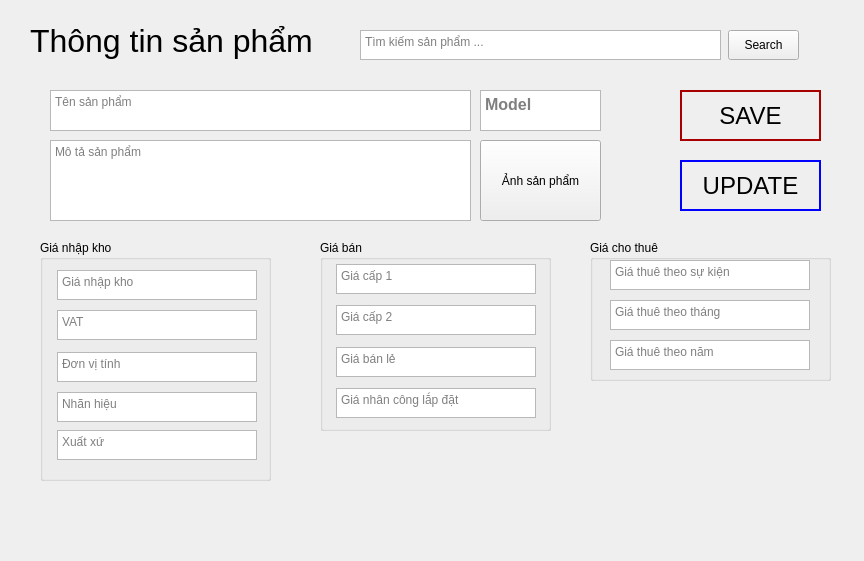
<?xml version="1.0" encoding="UTF-8"?>
<ui version="4.0">
 <class>SanPhamMoi</class>
 <widget class="QMainWindow" name="SanPhamMoi">
  <property name="geometry">
   <rect>
    <x>0</x>
    <y>0</y>
    <width>864</width>
    <height>561</height>
   </rect>
  </property>
  <property name="windowTitle">
   <string>MainWindow</string>
  </property>
  <property name="styleSheet">
   <string notr="true"/>
  </property>
  <widget class="QWidget" name="centralwidget">
   <widget class="QLabel" name="label">
    <property name="geometry">
     <rect>
      <x>30</x>
      <y>10</y>
      <width>301</width>
      <height>61</height>
     </rect>
    </property>
    <property name="font">
     <font>
      <pointsize>24</pointsize>
     </font>
    </property>
    <property name="text">
     <string>Thông tin sản phẩm</string>
    </property>
   </widget>
   <widget class="QTextEdit" name="txt_ten_sp">
    <property name="geometry">
     <rect>
      <x>50</x>
      <y>90</y>
      <width>421</width>
      <height>41</height>
     </rect>
    </property>
    <property name="placeholderText">
     <string>Tên sản phẩm</string>
    </property>
   </widget>
   <widget class="QPushButton" name="but_upload_image">
    <property name="geometry">
     <rect>
      <x>480</x>
      <y>140</y>
      <width>121</width>
      <height>81</height>
     </rect>
    </property>
    <property name="text">
     <string>Ảnh sản phẩm</string>
    </property>
   </widget>
   <widget class="QTextEdit" name="txt_search">
    <property name="geometry">
     <rect>
      <x>360</x>
      <y>30</y>
      <width>361</width>
      <height>30</height>
     </rect>
    </property>
    <property name="placeholderText">
     <string>Tìm kiếm sản phẩm ...</string>
    </property>
   </widget>
   <widget class="QPushButton" name="but_search">
    <property name="geometry">
     <rect>
      <x>728</x>
      <y>30</y>
      <width>71</width>
      <height>30</height>
     </rect>
    </property>
    <property name="text">
     <string>Search</string>
    </property>
   </widget>
   <widget class="QPushButton" name="but_save">
    <property name="geometry">
     <rect>
      <x>680</x>
      <y>90</y>
      <width>141</width>
      <height>51</height>
     </rect>
    </property>
    <property name="font">
     <font>
      <pointsize>18</pointsize>
     </font>
    </property>
    <property name="styleSheet">
     <string notr="true">border: 2px solid black;
border-color: rgb(168, 0, 0);</string>
    </property>
    <property name="text">
     <string>SAVE</string>
    </property>
   </widget>
   <widget class="QLabel" name="label_noti">
    <property name="geometry">
     <rect>
      <x>320</x>
      <y>460</y>
      <width>481</width>
      <height>31</height>
     </rect>
    </property>
    <property name="font">
     <font>
      <pointsize>12</pointsize>
      <bold>true</bold>
     </font>
    </property>
    <property name="text">
     <string/>
    </property>
   </widget>
   <widget class="QGroupBox" name="groupBox">
    <property name="geometry">
     <rect>
      <x>590</x>
      <y>240</y>
      <width>241</width>
      <height>141</height>
     </rect>
    </property>
    <property name="title">
     <string>Giá cho thuê</string>
    </property>
    <widget class="QTextEdit" name="txt_gia_thue_thang">
     <property name="geometry">
      <rect>
       <x>20</x>
       <y>60</y>
       <width>200</width>
       <height>30</height>
      </rect>
     </property>
     <property name="placeholderText">
      <string>Giá thuê theo tháng</string>
     </property>
    </widget>
    <widget class="QTextEdit" name="txt_gia_thue_ngay">
     <property name="geometry">
      <rect>
       <x>20</x>
       <y>20</y>
       <width>200</width>
       <height>30</height>
      </rect>
     </property>
     <property name="placeholderText">
      <string>Giá thuê theo sự kiện</string>
     </property>
    </widget>
    <widget class="QTextEdit" name="txt_gia_thue_nam">
     <property name="geometry">
      <rect>
       <x>20</x>
       <y>100</y>
       <width>200</width>
       <height>30</height>
      </rect>
     </property>
     <property name="placeholderText">
      <string>Giá thuê theo năm</string>
     </property>
    </widget>
   </widget>
   <widget class="QGroupBox" name="groupBox_2">
    <property name="geometry">
     <rect>
      <x>320</x>
      <y>240</y>
      <width>231</width>
      <height>191</height>
     </rect>
    </property>
    <property name="title">
     <string>Giá bán</string>
    </property>
    <widget class="QTextEdit" name="txt_gia_cap_1">
     <property name="geometry">
      <rect>
       <x>16</x>
       <y>24</y>
       <width>200</width>
       <height>30</height>
      </rect>
     </property>
     <property name="placeholderText">
      <string>Giá cấp 1</string>
     </property>
    </widget>
    <widget class="QTextEdit" name="txt_gia_cap_2">
     <property name="geometry">
      <rect>
       <x>16</x>
       <y>65</y>
       <width>200</width>
       <height>30</height>
      </rect>
     </property>
     <property name="placeholderText">
      <string>Giá cấp 2</string>
     </property>
    </widget>
    <widget class="QTextEdit" name="txt_gia_ban_le">
     <property name="geometry">
      <rect>
       <x>16</x>
       <y>107</y>
       <width>200</width>
       <height>30</height>
      </rect>
     </property>
     <property name="placeholderText">
      <string>Giá bán lẻ</string>
     </property>
    </widget>
    <widget class="QTextEdit" name="txt_gia_lap_dat">
     <property name="geometry">
      <rect>
       <x>16</x>
       <y>148</y>
       <width>200</width>
       <height>30</height>
      </rect>
     </property>
     <property name="placeholderText">
      <string>Giá nhân công lắp đặt</string>
     </property>
    </widget>
   </widget>
   <widget class="QGroupBox" name="groupBox_3">
    <property name="geometry">
     <rect>
      <x>40</x>
      <y>240</y>
      <width>231</width>
      <height>241</height>
     </rect>
    </property>
    <property name="title">
     <string>Giá nhập kho</string>
    </property>
    <widget class="QTextEdit" name="txt_gia_von">
     <property name="geometry">
      <rect>
       <x>17</x>
       <y>30</y>
       <width>200</width>
       <height>30</height>
      </rect>
     </property>
     <property name="placeholderText">
      <string>Giá nhập kho</string>
     </property>
    </widget>
    <widget class="QTextEdit" name="txt_don_vi">
     <property name="geometry">
      <rect>
       <x>17</x>
       <y>112</y>
       <width>200</width>
       <height>30</height>
      </rect>
     </property>
     <property name="placeholderText">
      <string>Đơn vị tính</string>
     </property>
    </widget>
    <widget class="QTextEdit" name="txt_vat">
     <property name="geometry">
      <rect>
       <x>17</x>
       <y>70</y>
       <width>200</width>
       <height>30</height>
      </rect>
     </property>
     <property name="placeholderText">
      <string>VAT</string>
     </property>
    </widget>
    <widget class="QTextEdit" name="txt_nhan_hieu">
     <property name="geometry">
      <rect>
       <x>17</x>
       <y>152</y>
       <width>200</width>
       <height>30</height>
      </rect>
     </property>
     <property name="placeholderText">
      <string>Nhãn hiệu</string>
     </property>
    </widget>
    <widget class="QTextEdit" name="txt_xuat_xu">
     <property name="geometry">
      <rect>
       <x>17</x>
       <y>190</y>
       <width>200</width>
       <height>30</height>
      </rect>
     </property>
     <property name="placeholderText">
      <string>Xuất xứ</string>
     </property>
    </widget>
   </widget>
   <widget class="QTextEdit" name="txt_mo_ta_sp">
    <property name="geometry">
     <rect>
      <x>50</x>
      <y>140</y>
      <width>421</width>
      <height>81</height>
     </rect>
    </property>
    <property name="placeholderText">
     <string>Mô tả sản phẩm</string>
    </property>
   </widget>
   <widget class="QTextEdit" name="txt_model">
    <property name="geometry">
     <rect>
      <x>480</x>
      <y>90</y>
      <width>121</width>
      <height>41</height>
     </rect>
    </property>
    <property name="font">
     <font>
      <pointsize>12</pointsize>
      <bold>true</bold>
     </font>
    </property>
    <property name="placeholderText">
     <string>Model</string>
    </property>
   </widget>
   <widget class="QPushButton" name="but_update">
    <property name="geometry">
     <rect>
      <x>680</x>
      <y>160</y>
      <width>141</width>
      <height>51</height>
     </rect>
    </property>
    <property name="font">
     <font>
      <pointsize>18</pointsize>
     </font>
    </property>
    <property name="styleSheet">
     <string notr="true">border: 2px solid black;
border-color: rgb(0, 0, 255);
</string>
    </property>
    <property name="text">
     <string>UPDATE</string>
    </property>
   </widget>
  </widget>
  <widget class="QMenuBar" name="menubar">
   <property name="geometry">
    <rect>
     <x>0</x>
     <y>0</y>
     <width>864</width>
     <height>22</height>
    </rect>
   </property>
  </widget>
 </widget>
 <resources/>
 <connections/>
</ui>
